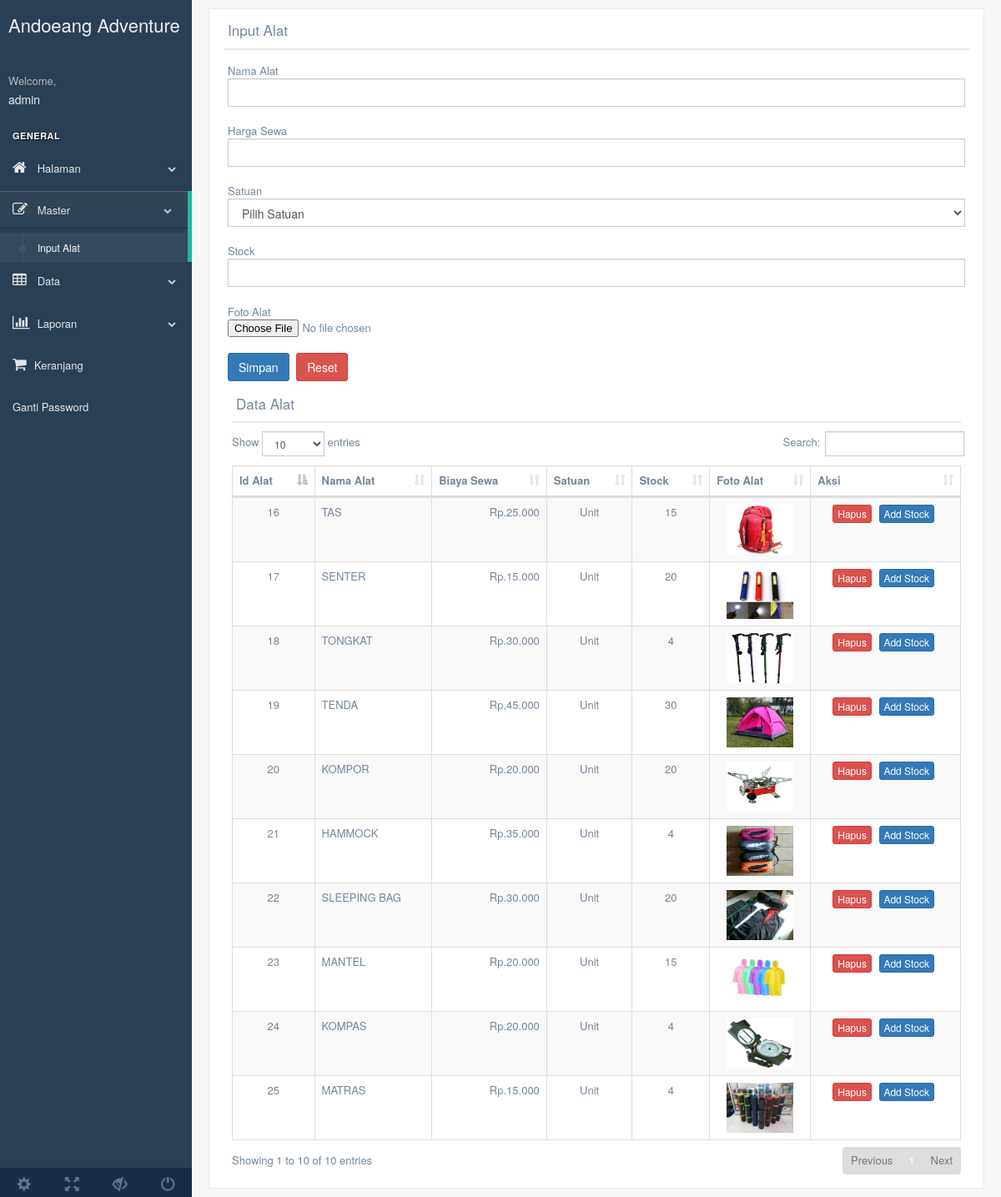
/andoeang/form_alat.php (signed in), run on the app's committed database.
### tables this page shows
CREATE TABLE IF NOT EXISTS `tbl_alat` (
`id_alat` int(5) NOT NULL,
  `nama_alat` varchar(30) NOT NULL,
  `biaya_sewa` int(10) NOT NULL,
  `satuan` varchar(10) NOT NULL,
  `stock` int(5) NOT NULL,
  `foto` text NOT NULL
);

### andoeang/form_alat.php (the view, shortened to what this page needs)
<?php
include "koneksi.php";
include "head.php";
?>
<div class="row">
              <div class="col-md-12 col-sm-12 col-xs-12">
                <div class="x_panel">
                  <div class="x_title">
                    <h2 id="title2">Plain Page</h2>
                    <div class="clearfix"></div>
                  </div>
                  <div class="x_content">
<?php
if (!empty($_GET['add_stock'])){
	$id_alat=$_GET['add_stock'];
	$query=$con->prepare("select * from tbl_alat where id_alat=:id_alat");
	$query->BindParam(":id_alat",$id_alat);
	$query->execute();
	$res=$query->fetch();
?>
   <div class="col-md-3"></div><div class="col-md-6">
<script>
	document.getElementById('title1').innerHTML="Tambah Stock";
	document.getElementById('title2').innerHTML="Tambah Stock";
</script>
	<form action="#" method="POST">
		Id Alat<br>
		<input type="text" name="id_alat" class="form-control" readonly="" value="<?php echo $res['id_alat']; ?>"><br>
		Nama Alat<br>
		<input type="text" name="nama_alat" class="form-control" readonly="" value="<?php echo $res['nama_alat']; ?>"><br>
		Stock<br>
		<input type="text" name="stock" class="form-control" readonly="" value="<?php echo $res['stock']; ?>"><br>
		Masukkan Jumlah Tambah<br>
		<input type="number" class="form-control" required="" name="tambah"><br>
		<input type="submit" class="btn btn-success" name="update_stock" value="Update Stock">
	</form>
	<?php
}
else{
?>
<form action="#" method="POST" enctype="multipart/form-data">
	Nama Alat<br>
	<input type="text" class="form-control" required="" name="nama_alat"><br>
	Harga Sewa<br>
	<input type="text" class="form-control" required="" name="biaya_sewa"><br>
	Satuan<br>
	<select class="form-control" required="" name="satuan">
		<option value="">Pilih Satuan</option>
	</select><br>
	Stock<br>
	<input type="number" class="form-control" required="" name="stock"><br>
	Foto Alat<br>
	<input type="file" name="foto"><br>
	<input type="submit" class="btn btn-primary" name="simpan" value="Simpan">
	<input type="reset" class="btn btn-danger">
</form>
<?php } ?>
					</div>
					<div class="col-md-3"></div>
					<div class="col-md-12">
	<div class="x_title">
                    <h2>Data Alat</h2>
                    <div class="clearfix"></div>
                  </div>
	<table id="datatable-responsive" class="table table-striped table-bordered dt-responsive nowrap" cellspacing="0" width="100%">
	<thead>
		<th>Id Alat</th>
		<th>Nama Alat</th>
		<th>Biaya Sewa</th>
		<th>Satuan</th>
		<th>Stock</th>
		<th>Foto Alat</th>
		<th>Aksi</th>
	</thead>
	<tbody>
		<?php
		$query=$con->prepare("select * from tbl_alat order by id_alat desc");
		$query->execute();
		$res=$query->fetchAll();
		foreach ($res as $res) {
			?>
			<tr>
				<td align="center"><?php echo $res['id_alat']; ?></td>
				<td><?php echo $res['nama_alat']; ?></td>
				<td align="right">Rp.<?php echo number_format($res['biaya_sewa'],0,".","."); ?></td>
				<td align="center"><?php echo $res['satuan']; ?></td>
				<td align="center"><?php echo $res['stock']; ?></td>
				<td align="center"><img style="width: 80px; height: 60px;" src="gambar/<?php echo $res['foto']; ?>"></td>
				<td align="center"><a class="btn btn-danger btn-xs" href="?hapus=<?php echo $res['id_alat']; ?>">Hapus</a> <a class="btn btn-primary btn-xs" href="?add_stock=<?php echo $res['id_alat']; ?>">Add Stock</a></td>
			</tr>
			<?php
		}
		?>
	</tbody>
</table>
					</div>
					</div>
                </div>
              </div>
            </div>
<?php
include "footer.php";
?>

### data on the page
tbl_alat: id_alat "25", nama_alat "MATRAS", biaya_sewa "15.000", satuan "Unit", stock "4", foto (picture)
tbl_alat: id_alat "24", nama_alat "KOMPAS", biaya_sewa "20.000", satuan "Unit", stock "4", foto (picture)
tbl_alat: id_alat "23", nama_alat "MANTEL", biaya_sewa "20.000", satuan "Unit", stock "15", foto (picture)
tbl_alat: id_alat "22", nama_alat "SLEEPING BAG", biaya_sewa "30.000", satuan "Unit", stock "20", foto (picture)
tbl_alat: id_alat "21", nama_alat "HAMMOCK", biaya_sewa "35.000", satuan "Unit", stock "4", foto (picture)
tbl_alat: id_alat "20", nama_alat "KOMPOR", biaya_sewa "20.000", satuan "Unit", stock "20", foto (picture)
tbl_alat: id_alat "19", nama_alat "TENDA", biaya_sewa "45.000", satuan "Unit", stock "30", foto (picture)
tbl_alat: id_alat "18", nama_alat "TONGKAT", biaya_sewa "30.000", satuan "Unit", stock "4", foto (picture)
tbl_alat: id_alat "17", nama_alat "SENTER", biaya_sewa "15.000", satuan "Unit", stock "20", foto (picture)
tbl_alat: id_alat "16", nama_alat "TAS", biaya_sewa "25.000", satuan "Unit", stock "15", foto (picture)

### other printed values
$_SESSION['username'] "admin"
